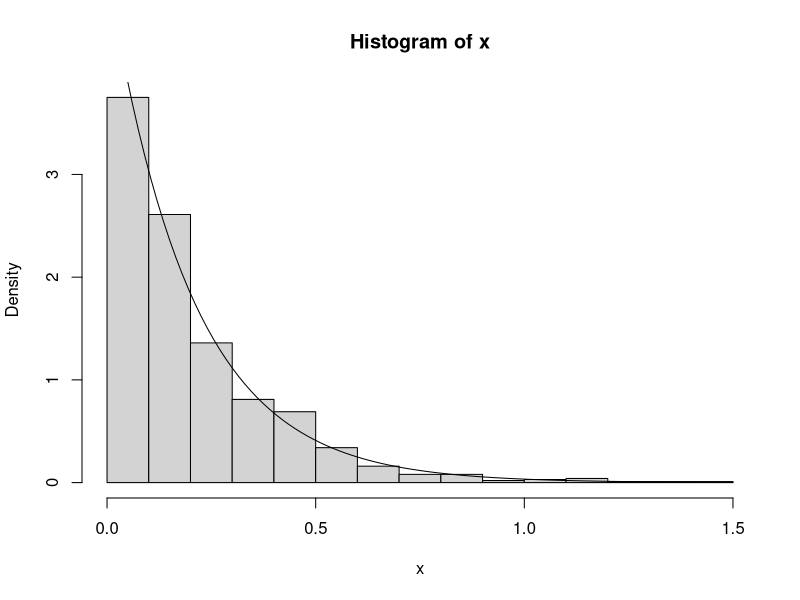
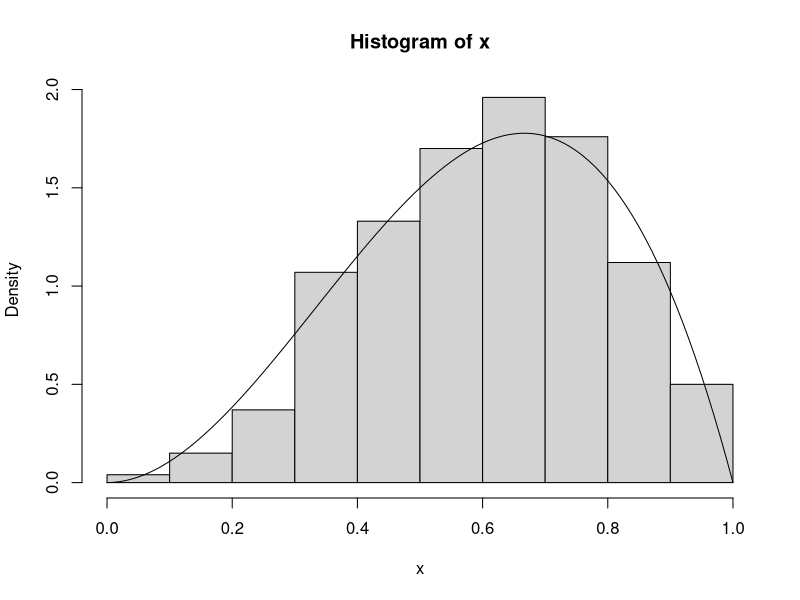

These figures' R source, in order: (Note: this script raises an error after producing the figures.)
## Emacs: -*- coding: utf-8; fill-column: 62; comment-column: 27; -*-

###
### EXEMPLE 8.1
###

## Simulation un échantillon aléatoire d'une distribution
## exponentielle par la méthode de l'inverse.
lambda <- 5
x <- -log(runif(1000))/lambda

## Pour faire une petite vérification, on va tracer
## l'histogramme de l'échantillon et y superposer la véritable
## densité d'une exponentielle de paramètre lambda. Les deux
## graphiques devraient concorder.

## Tracé de l'histogramme. Il faut spécifier l'option 'prob =
## TRUE' pour que l'axe des ordonnées soit gradué en
## probabilités plutôt qu'en nombre de données. Sinon, le
## graphique de la densité que l'on va ajouter dans un moment
## n'apparaîtra pas sur le graphique.
hist(x, prob = TRUE) # histogramme gradué en probabilités

## Pour ajouter la densité, on a la très utile fonction
## curve() pour tracer une fonction f(x) quelconque. Avec
## l'option 'add = TRUE', le graphique est ajouté au graphique
## existant.
curve(dexp(x, rate = lambda), add = TRUE)

###
### EXEMPLE 8.4
###

## On trouvera ci-dessous une mise en oeuvre de l'algorithme
## d'acceptation-rejet pour simuler des observations d'une
## distribution Bêta(3, 2). La procédure est intrinsèquement
## itérative, alors nous devons utiliser des boucles. Il y
## aurait plusieurs manières de faire, j'ai décidé de placer
## une boucle 'repeat' à l'intérieur d'une boucle 'for'.
rbeta.ac <- function(n)
{
    x <- numeric(n)        # initialisation du contenant
    g <- function(x)       # fonction enveloppante
        if (x < 0.8) 2.5 * x else 10 - 10 * x
    G <- function(x)       # son intégrale
        if (x < 0.8) sqrt(0.8 * x) else 1 - sqrt(0.2 - 0.2 * x)

    for (i in seq_len(n))  # il faut simuler 'n' nombres
    {
        repeat   # on peut devoir s'y reprendre plusieurs fois
        {
            y <- G(runif(1))
            if (1.2 * g(y) * runif(1) <= dbeta(y, 3, 2))
            {
                x[i] <- y
                break      # sortir de la boucle repeat
            }
        }
    }
    x                                   # retourner x
}

## Vérification empirique pour voir si ça marche.
x <- rbeta.ac(1000)
hist(x, prob = TRUE)
curve(dbeta(x, 3, 2), add = TRUE)

###
### FONCTIONS DE SIMULATION DANS R
###

## La fonction de base pour simuler des nombres uniformes est
## 'runif'.
runif(10)                  # sur (0, 1) par défaut
runif(10, 2, 5)            # sur un autre intervalle
2 + 3 * runif(10)          # équivalent, moins lisible

## R est livré avec plusieurs générateurs de nombres
## aléatoires. On peut en changer avec la fonction 'RNGkind'.
RNGkind("Wichmann-Hill")   # générateur de Excel
runif(10)                  # rien de particulier à voir
RNGkind("default")         # retour au générateur par défaut

## La fonction 'set.seed' est très utile pour spécifier
## l'amorce d'un générateur. Si deux simulations sont
## effectuées avec la même amorce, on obtiendra exactement les
## mêmes nombres aléatoires et, donc, les mêmes résultats.
## Très utile pour répéter une simulation à l'identique.
set.seed(1)                # valeur sans importance
runif(5)                   # 5 nombres aléatoires
runif(5)                   # 5 autres nombres
set.seed(1)                # réinitialisation de l'amorce
runif(5)                   # les mêmes 5 nombres que ci-dessus

## Plutôt que de devoir utiliser la méthode de l'inverse ou un
## autre algorithme de simulation pour obtenir des nombres
## aléatoires d'une loi de probabilité non uniforme, R fournit
## des fonctions de simulation pour bon nombre de lois. Toutes
## ces fonctions sont vectorielles. Ci-dessous, P == Poisson
## et G == Gamma pour économiser sur la notation.
n <- 10                    # taille des échantillons
rbinom(n, 5, 0.3)          # Binomiale(5, 0,3)
rbinom(n, 1, 0.3)          # Bernoulli(0,3)
rnorm(n)                   # Normale(0, 1)
rnorm(n, 2, 5)             # Normale(2, 25)
rpois(n, c(2, 5))          # P(2), P(5), P(2), ..., P(5)
rgamma(n, 3, 2:11)         # G(3, 2), G(3, 3), ..., G(3, 11)
rgamma(n, 11:2, 2:11)      # G(11, 2), G(10, 3), ..., G(2, 11)

## La fonction 'sample' sert pour simuler d'une distribution
## discrète quelconque. Le premier argument est le support de
## la distribution et le second, la taille de l'échantillon
## désirée. Par défaut, l'échantillonnage se fait avec remise
## et avec des probabilités égales sur tout le support.
sample(1:49, 7)            # numéros pour le 7/49
sample(1:10, 10)           # mélange des nombres de 1 à 10

## On peut échantilloner avec remise.
sample(1:10, 10, replace = TRUE)

## On peut aussi spécifier une distribution de probabilités
## non uniforme.
x <- sample(c(0, 2, 5), 1000, prob = c(2, 5, 3)/10)
table(x)                   # tableau de fréquences

###
### AUTRES TECHNIQUES DE SIMULATION
###

## MÉLANGES CONTINUS

## Un mélange continu de deux variables aléatoires est créé
## lorsque l'on suppose qu'un paramètre d'une distribution f
## est une réalisation d'une autre variable aléatoire avec
## densité u, comme ceci:
##
## X|Theta = theta ~ f(x|theta)
##           Theta ~ u(theta)
##
## Ce genre de modèle est fréquent en analyse bayesienne et
## souvent utilisé en actuariat. Certaines lois de probabilité
## sont aussi uniquement définies en tant que mélanges.
##
## L'intérêt, ici, est d'obtenir des observations de la
## variable aléatoire non conditionnelle X. L'algorithme de
## simulation est simple:
##
## 1. Simuler un nombre theta de la distribution de Theta.
## 2. Simuler une valeur x de la distribution de X|Theta = theta.
##
## Ce qu'il importe de remarquer dans l'algorithme ci-dessus,
## c'est que le paramètre de mélange (theta) change pour
## chaque observation simulée. Autrement il n'y a juste pas de
## mélange, on obtient simplement un échantillon de la
## distribution f(x|theta).
##
## Les mélanges continus sont simples à faire en R puisque les
## fonctions de simulation sont vectorielles. Par exemple,
## simulons 1000 observations du mélange
##
## X|Theta = theta ~ Poisson(theta)
##           Theta ~ Gamma(5, 4)
theta <- rgamma(1000, 5, 4) # 1000 paramètres de mélange...
x <- rpois(1000, theta)     # ... pour 1000 Poisson différentes

## On peut écrire le tout en une seule expression.
x <- rpois(1000, rgamma(1000, 5, 4))

## On peut démontrer que la distribution non conditionnelle de
## X est une binomiale négative de paramètres 5 et 4/(4 + 1) =
## 0,8. Faisons une vérification empirique. On calcule d'abord
## le tableau de fréquences des observations de l'échantillon
## avec la fonction 'table'. Il existe une méthode de 'plot'
## pour les tableaux de fréquences.
(p <- table(x))            # tableau de fréquences
plot(p/length(x))          # graphique

## On ajoute au graphique les masses de probabilités théoriques.
(xu <- unique(x))          # valeurs distinctes de x
points(xu, dnbinom(xu, 5, 0.8), pch = 21, bg = "red3")

## MÉLANGES DISCRETS

## Le mélange discret est un cas limite du mélange continu
## lorsque la distribution de Theta est une Bernoulli de
## paramètre p, c'est-à-dire que Pr[Theta = 1] = p. Le
## résultat du mélange est une distribution avec densité de la
## forme
##
## f(x) = p f1(x) + (1 - p) f2(x),
##
## où f1 et f2 sont deux densités quelconques. Les mélanges
## discrets sont très souvent utilisés pour créer de nouvelles
## distributions aux caractéristiques particulières que l'on
## ne retrouve pas chez les distributions d'usage courant.
##
## Par exemple, le mélange suivant de deux distributions
## log-normales résulte en une fonction de densité de
## probabilité bimodale, mais ayant néanmoins une queue
## similaire à celle d'une log-normale. Graphiquement:
op <- par(mfrow = c(3, 1)) # trois graphiques superposés
curve(dlnorm(x, 3.575, 0.637),
      xlim = c(0, 250),  ylab = "f(x)",
      main = expression(paste("Log-normale(",
          mu, " = 3,575, ", sigma, " = 0,637)")))
curve(dlnorm(x, 4.555, 0.265),
      xlim = c(0, 250), ylab = "f(x)",
      main = expression(paste("Log-normale(",
          mu, " = 4,555, ", sigma, " = 0,265)")))
curve(0.554 * dlnorm(x, 3.575, 0.637) +
      0.446 * dlnorm(x, 4.555, 0.265),
      xlim = c(0, 250),  ylab = "f(x)",
      main = expression(paste("Mélange (p = 0,554)")))
par(op)                    # revenir aux paramètres par défaut

## L'algorithme de simulation d'un mélange discret est
##
## 1. Simuler un nombre u uniforme sur (0, 1).
## 2. Si u <= p, simuler un nombre de f1(x), sinon simuler de
##    f2(x).
##
## La clé pour simuler facilement d'un mélange discret en R:
## réaliser que l'ordre des observations est sans importance
## et, donc, que l'on peut simuler toutes les observations de
## la première loi, puis toutes celles de la seconde loi. La
## seule chose dont il reste à tenir compte: le nombre
## d'observations qui provient de chaque loi; pour chaque
## observation, la probabilité qu'elle provienne de la
## première loi est p.
##
## Ici, on veut simuler des observations d'un mélange discret
## de deux lois log-normales, l'une de paramètres 3,575 et
## 0,637, l'autre de paramètres 4,555 et 0,265. Le paramètre
## de mélange est p = 0,554.
n <- 1000                  # taille de l'échantillon
n1 <- rbinom(1, n, 0.554)  # quantité provenant de la loi 1
x <- c(rlnorm(n1, 3.575, 0.637),     # observations de loi 1
       rlnorm(n - n1, 4.555, 0.265)) # observations de loi 2
hist(x, prob = TRUE)                 # histogramme
curve(0.554 * dlnorm(x, 3.575, 0.637) +
      0.446 * dlnorm(x, 4.555, 0.265),
      add = TRUE, lwd = 2, col = "red3") # densité théorique

## CONVOLUTIONS

## Une convolution est la somme de deux variables aléatoires
## indépendantes. De manière générale, une convolution est
## très compliquée à évaluer, même numériquement. Certaines
## convolutions sont toutefois bien connues:
##
## 1. une somme de Bernoulli est une binomiale;
## 2. une somme de géométriques est une binomiale négative;
## 3. une somme d'exponentielles est une gamma;
## 4. une somme de Poisson est une Poisson;
## 5. une somme de normales est une normale, etc.
##
## On peut utiliser ces résultats pour simuler des
## observations de certaines lois.
##
## Par exemple, pour simuler une observation d'une
## distribution Gamma(alpha, lambda), on peut sommer alpha
## observations d'une Exponentielle(lambda). Ces dernières
## sont obtenues par la méthode de l'inverse.
alpha <- 5
lambda <- 2
- sum(log(runif(alpha)))/lambda # une observation de la gamma

## Pour simuler un échantillon de taille n de la gamma, il
## faut simuler n * alpha observations de l'exponentielle. Il
## existe des algorithmes plus efficaces pour simuler d'une
## loi gamma.
n <- 1000                  # taille de l'échantillon
x <- - rowSums(matrix(log(runif(n * alpha)),
                      nrow = n))/lambda
hist(x, prob = TRUE)       # histogramme
curve(dgamma(x, alpha, lambda),
      add = TRUE, lwd = 2, col = "red3") # densité théorique

## La simulation peut aussi servir à estimer des
## caractéristiques de la distribution d'une convolution
## difficiles à calculer explicitement. Par exemple, supposons
## que l'on a
##
## X ~ Gamma(3, 4)
## Y ~ Gamma(5, 2)
##
## et que l'on souhaite calculer le 95e centile de X + Y. Il
## n'y a pas de solution explicite pour la distribution de X +
## Y puisque les deux lois gamma n'ont pas le même paramètre
## d'échelle (lambda). Procédons donc par simulation pour
## obtenir une approximation du résultat.
x <- rgamma(10000, 3, 4)   # échantillon de la première loi
y <- rgamma(10000, 5, 2)   # échantillon de la deuxième loi
quantile(x + y, 0.95)      # 95e centile de la convolution

## Il est laissé en exercice de faire le même calcul avec Excel.
